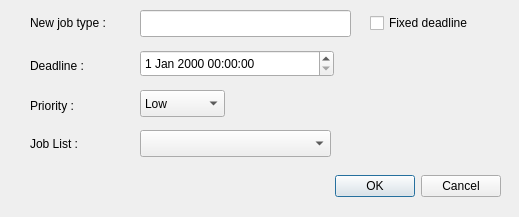
<?xml version="1.0" encoding="UTF-8"?>
<ui version="4.0">
 <class>addOverlord</class>
 <widget class="QDialog" name="addOverlord">
  <property name="geometry">
   <rect>
    <x>0</x>
    <y>0</y>
    <width>519</width>
    <height>217</height>
   </rect>
  </property>
  <property name="windowTitle">
   <string>Dialog</string>
  </property>
  <widget class="QDialogButtonBox" name="buttonBox">
   <property name="geometry">
    <rect>
     <x>160</x>
     <y>170</y>
     <width>341</width>
     <height>32</height>
    </rect>
   </property>
   <property name="orientation">
    <enum>Qt::Horizontal</enum>
   </property>
   <property name="standardButtons">
    <set>QDialogButtonBox::Cancel|QDialogButtonBox::Ok</set>
   </property>
  </widget>
  <widget class="QDateTimeEdit" name="deadlineEdit">
   <property name="geometry">
    <rect>
     <x>140</x>
     <y>50</y>
     <width>194</width>
     <height>27</height>
    </rect>
   </property>
  </widget>
  <widget class="QLabel" name="label_2">
   <property name="geometry">
    <rect>
     <x>30</x>
     <y>50</y>
     <width>68</width>
     <height>31</height>
    </rect>
   </property>
   <property name="text">
    <string>Deadline :</string>
   </property>
  </widget>
  <widget class="QLabel" name="label">
   <property name="geometry">
    <rect>
     <x>30</x>
     <y>12</y>
     <width>131</width>
     <height>21</height>
    </rect>
   </property>
   <property name="text">
    <string>New job type :</string>
   </property>
  </widget>
  <widget class="QLineEdit" name="nameEdit">
   <property name="geometry">
    <rect>
     <x>140</x>
     <y>10</y>
     <width>211</width>
     <height>27</height>
    </rect>
   </property>
  </widget>
  <widget class="QCheckBox" name="hasDeadline">
   <property name="geometry">
    <rect>
     <x>370</x>
     <y>12</y>
     <width>131</width>
     <height>22</height>
    </rect>
   </property>
   <property name="text">
    <string>Fixed deadline</string>
   </property>
  </widget>
  <widget class="QComboBox" name="priorityEdit">
   <property name="geometry">
    <rect>
     <x>140</x>
     <y>90</y>
     <width>85</width>
     <height>27</height>
    </rect>
   </property>
   <item>
    <property name="text">
     <string>Low</string>
    </property>
   </item>
   <item>
    <property name="text">
     <string>Medium</string>
    </property>
   </item>
   <item>
    <property name="text">
     <string>High</string>
    </property>
   </item>
  </widget>
  <widget class="QLabel" name="label_3">
   <property name="geometry">
    <rect>
     <x>30</x>
     <y>90</y>
     <width>68</width>
     <height>31</height>
    </rect>
   </property>
   <property name="text">
    <string>Priority :</string>
   </property>
  </widget>
  <widget class="QLabel" name="label_4">
   <property name="geometry">
    <rect>
     <x>30</x>
     <y>135</y>
     <width>67</width>
     <height>17</height>
    </rect>
   </property>
   <property name="text">
    <string>Job List :</string>
   </property>
  </widget>
  <widget class="QComboBox" name="overlordList">
   <property name="geometry">
    <rect>
     <x>140</x>
     <y>130</y>
     <width>191</width>
     <height>27</height>
    </rect>
   </property>
   <item>
    <property name="text">
     <string/>
    </property>
   </item>
  </widget>
 </widget>
 <tabstops>
  <tabstop>nameEdit</tabstop>
  <tabstop>hasDeadline</tabstop>
  <tabstop>deadlineEdit</tabstop>
 </tabstops>
 <resources/>
 <connections>
  <connection>
   <sender>buttonBox</sender>
   <signal>accepted()</signal>
   <receiver>addOverlord</receiver>
   <slot>accept()</slot>
   <hints>
    <hint type="sourcelabel">
     <x>248</x>
     <y>254</y>
    </hint>
    <hint type="destinationlabel">
     <x>157</x>
     <y>274</y>
    </hint>
   </hints>
  </connection>
  <connection>
   <sender>buttonBox</sender>
   <signal>rejected()</signal>
   <receiver>addOverlord</receiver>
   <slot>reject()</slot>
   <hints>
    <hint type="sourcelabel">
     <x>316</x>
     <y>260</y>
    </hint>
    <hint type="destinationlabel">
     <x>286</x>
     <y>274</y>
    </hint>
   </hints>
  </connection>
 </connections>
</ui>
